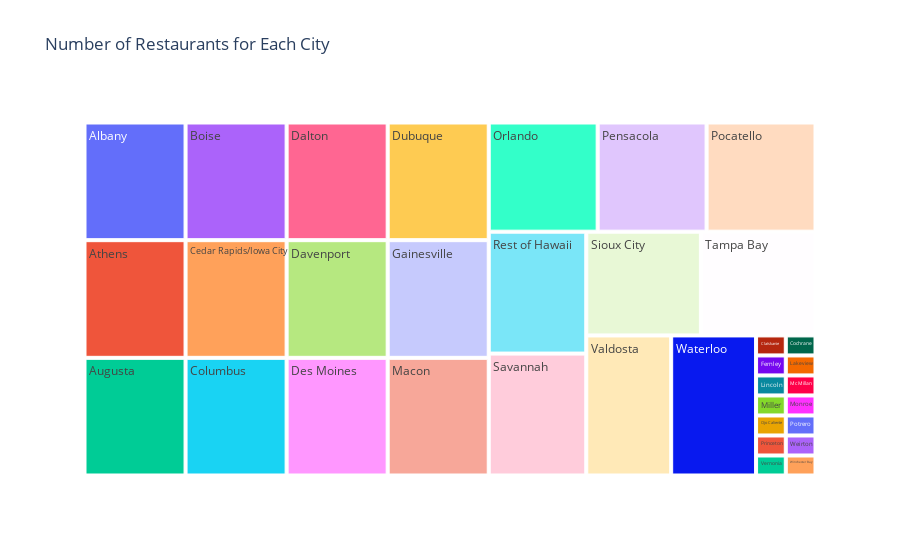

This figure's notebook cell:
### Code cell
# Creating a treemap to visualize the number of restaurants by city in the United States  
fig = px.treemap(
    restaurant_counts,  
    path=['City'],  
    values='count',  
    title='Number of Restaurants for Each City'  
)  

# Displaying the plot  
fig.show()

### Figure 1 — Plotly figure (JSON) as saved in the notebook; plotly's stock layout.template omitted (floating-point values rounded to 4 significant figures)
{"data": [{"branchvalues": "total", "domain": {"x": [0, 1], "y": [0, 1]}, "hovertemplate": "labels=%{label}<br>count=%{value}<br>parent=%{parent}<br>id=%{id}<extra></extra>", "ids": ["Albany", "Athens", "Augusta", "Boise", "Cedar Rapids/Iowa City", "Clatskanie", "Cochrane", "Columbus", "Dalton", "Davenport", "Des Moines", "Dubuque", "Fernley", "Gainesville", "Lakeview", "Lincoln", "Macon", "Mc Millan", "Miller", "Monroe", "Ojo Caliente", "Orlando", "Pensacola", "Pocatello", "Potrero", "Princeton", "Rest of Hawaii", "Savannah", "Sioux City", "Tampa Bay", "Valdosta", "Vernonia", "Waterloo", "Weirton", "Winchester Bay"], "labels": ["Albany", "Athens", "Augusta", "Boise", "Cedar Rapids/Iowa City", "Clatskanie", "Cochrane", "Columbus", "Dalton", "Davenport", "Des Moines", "Dubuque", "Fernley", "Gainesville", "Lakeview", "Lincoln", "Macon", "Mc Millan", "Miller", "Monroe", "Ojo Caliente", "Orlando", "Pensacola", "Pocatello", "Potrero", "Princeton", "Rest of Hawaii", "Savannah", "Sioux City", "Tampa Bay", "Valdosta", "Vernonia", "Waterloo", "Weirton", "Winchester Bay"], "name": "", "parents": ["", "", "", "", "", "", "", "", "", "", "", "", "", "", "", "", "", "", "", "", "", "", "", "", "", "", "", "", "", "", "", "", "", "", ""], "type": "treemap", "values": [20, 20, 20, 20, 20, 1, 1, 20, 20, 20, 20, 20, 1, 20, 1, 1, 20, 1, 1, 1, 1, 20, 20, 20, 1, 1, 20, 20, 20, 20, 20, 1, 20, 1, 1]}], "layout": {"autosize": true, "legend": {"tracegroupgap": 0}, "title": {"text": "Number of Restaurants for Each City"}}}
